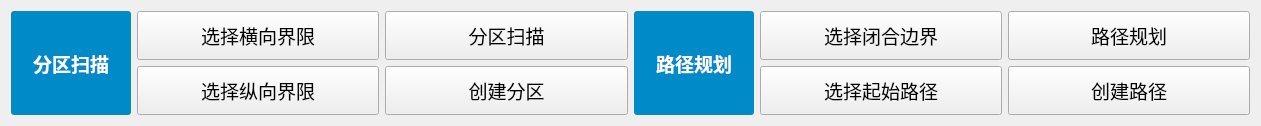
   <widget class="QWidget" name="layoutWidget">
    <property name="geometry">
     <rect>
      <x>20</x>
      <y>905</y>
      <width>1261</width>
      <height>111</height>
     </rect>
    </property>
    <layout class="QGridLayout" name="gridLayout_5">
     <item row="0" column="4">
      <widget class="QPushButton" name="pushButton_10">
       <property name="sizePolicy">
        <sizepolicy hsizetype="Preferred" vsizetype="Preferred">
         <horstretch>0</horstretch>
         <verstretch>0</verstretch>
        </sizepolicy>
       </property>
       <property name="font">
        <font>
         <pointsize>14</pointsize>
        </font>
       </property>
       <property name="text">
        <string>选择闭合边界</string>
       </property>
      </widget>
     </item>
     <item row="0" column="2">
      <widget class="QPushButton" name="pushButton_40">
       <property name="sizePolicy">
        <sizepolicy hsizetype="Preferred" vsizetype="Preferred">
         <horstretch>0</horstretch>
         <verstretch>0</verstretch>
        </sizepolicy>
       </property>
       <property name="minimumSize">
        <size>
         <width>0</width>
         <height>0</height>
        </size>
       </property>
       <property name="font">
        <font>
         <pointsize>14</pointsize>
        </font>
       </property>
       <property name="text">
        <string>分区扫描</string>
       </property>
      </widget>
     </item>
     <item row="0" column="0" rowspan="2">
      <widget class="QLabel" name="label_48">
       <property name="sizePolicy">
        <sizepolicy hsizetype="Fixed" vsizetype="Preferred">
         <horstretch>0</horstretch>
         <verstretch>0</verstretch>
        </sizepolicy>
       </property>
       <property name="minimumSize">
        <size>
         <width>120</width>
         <height>0</height>
        </size>
       </property>
       <property name="maximumSize">
        <size>
         <width>71</width>
         <height>16777215</height>
        </size>
       </property>
       <property name="font">
        <font>
         <pointsize>14</pointsize>
         <italic>false</italic>
         <bold>true</bold>
        </font>
       </property>
       <property name="layoutDirection">
        <enum>Qt::LayoutDirection::LeftToRight</enum>
       </property>
       <property name="styleSheet">
        <string notr="true">border-radius: 3px;
color: rgb(255, 255, 255);
background-color: rgb(0, 138, 200);</string>
       </property>
       <property name="frameShape">
        <enum>QFrame::Shape::StyledPanel</enum>
       </property>
       <property name="frameShadow">
        <enum>QFrame::Shadow::Plain</enum>
       </property>
       <property name="text">
        <string>分区扫描</string>
       </property>
       <property name="textFormat">
        <enum>Qt::TextFormat::PlainText</enum>
       </property>
       <property name="scaledContents">
        <bool>false</bool>
       </property>
       <property name="alignment">
        <set>Qt::AlignmentFlag::AlignCenter</set>
       </property>
       <property name="wordWrap">
        <bool>true</bool>
       </property>
       <property name="margin">
        <number>8</number>
       </property>
      </widget>
     </item>
     <item row="0" column="3" rowspan="2">
      <widget class="QLabel" name="label_47">
       <property name="sizePolicy">
        <sizepolicy hsizetype="Fixed" vsizetype="Preferred">
         <horstretch>0</horstretch>
         <verstretch>0</verstretch>
        </sizepolicy>
       </property>
       <property name="minimumSize">
        <size>
         <width>120</width>
         <height>0</height>
        </size>
       </property>
       <property name="maximumSize">
        <size>
         <width>71</width>
         <height>16777215</height>
        </size>
       </property>
       <property name="font">
        <font>
         <pointsize>14</pointsize>
         <bold>true</bold>
        </font>
       </property>
       <property name="layoutDirection">
        <enum>Qt::LayoutDirection::LeftToRight</enum>
       </property>
       <property name="styleSheet">
        <string notr="true">border-radius: 3px;
color: rgb(255, 255, 255);
background-color: rgb(0, 138, 200);</string>
       </property>
       <property name="frameShape">
        <enum>QFrame::Shape::StyledPanel</enum>
       </property>
       <property name="frameShadow">
        <enum>QFrame::Shadow::Plain</enum>
       </property>
       <property name="text">
        <string>路径规划</string>
       </property>
       <property name="textFormat">
        <enum>Qt::TextFormat::PlainText</enum>
       </property>
       <property name="scaledContents">
        <bool>false</bool>
       </property>
       <property name="alignment">
        <set>Qt::AlignmentFlag::AlignCenter</set>
       </property>
       <property name="wordWrap">
        <bool>true</bool>
       </property>
       <property name="margin">
        <number>8</number>
       </property>
      </widget>
     </item>
     <item row="1" column="4">
      <widget class="QPushButton" name="pushButton_11">
       <property name="sizePolicy">
        <sizepolicy hsizetype="Preferred" vsizetype="Preferred">
         <horstretch>0</horstretch>
         <verstretch>0</verstretch>
        </sizepolicy>
       </property>
       <property name="font">
        <font>
         <pointsize>14</pointsize>
        </font>
       </property>
       <property name="text">
        <string>选择起始路径</string>
       </property>
      </widget>
     </item>
     <item row="1" column="1">
      <widget class="QPushButton" name="pushButton_5">
       <property name="sizePolicy">
        <sizepolicy hsizetype="Preferred" vsizetype="Fixed">
         <horstretch>0</horstretch>
         <verstretch>0</verstretch>
        </sizepolicy>
       </property>
       <property name="minimumSize">
        <size>
         <width>0</width>
         <height>49</height>
        </size>
       </property>
       <property name="font">
        <font>
         <pointsize>14</pointsize>
        </font>
       </property>
       <property name="text">
        <string>选择纵向界限</string>
       </property>
      </widget>
     </item>
     <item row="1" column="5">
      <widget class="QPushButton" name="pushButton_12">
       <property name="sizePolicy">
        <sizepolicy hsizetype="Preferred" vsizetype="Preferred">
         <horstretch>0</horstretch>
         <verstretch>0</verstretch>
        </sizepolicy>
       </property>
       <property name="font">
        <font>
         <pointsize>14</pointsize>
        </font>
       </property>
       <property name="text">
        <string>创建路径</string>
       </property>
      </widget>
     </item>
     <item row="1" column="2">
      <widget class="QPushButton" name="pushButton_6">
       <property name="sizePolicy">
        <sizepolicy hsizetype="Preferred" vsizetype="Preferred">
         <horstretch>0</horstretch>
         <verstretch>0</verstretch>
        </sizepolicy>
       </property>
       <property name="minimumSize">
        <size>
         <width>0</width>
         <height>0</height>
        </size>
       </property>
       <property name="font">
        <font>
         <pointsize>14</pointsize>
        </font>
       </property>
       <property name="text">
        <string>创建分区</string>
       </property>
      </widget>
     </item>
     <item row="0" column="1">
      <widget class="QPushButton" name="pushButton_2">
       <property name="sizePolicy">
        <sizepolicy hsizetype="Preferred" vsizetype="Fixed">
         <horstretch>0</horstretch>
         <verstretch>0</verstretch>
        </sizepolicy>
       </property>
       <property name="minimumSize">
        <size>
         <width>0</width>
         <height>49</height>
        </size>
       </property>
       <property name="font">
        <font>
         <pointsize>14</pointsize>
        </font>
       </property>
       <property name="text">
        <string>选择横向界限</string>
       </property>
      </widget>
     </item>
     <item row="0" column="5">
      <widget class="QPushButton" name="pushButton_46">
       <property name="sizePolicy">
        <sizepolicy hsizetype="Preferred" vsizetype="Preferred">
         <horstretch>0</horstretch>
         <verstretch>0</verstretch>
        </sizepolicy>
       </property>
       <property name="font">
        <font>
         <pointsize>14</pointsize>
        </font>
       </property>
       <property name="text">
        <string>路径规划</string>
       </property>
      </widget>
     </item>
    </layout>
   </widget>
